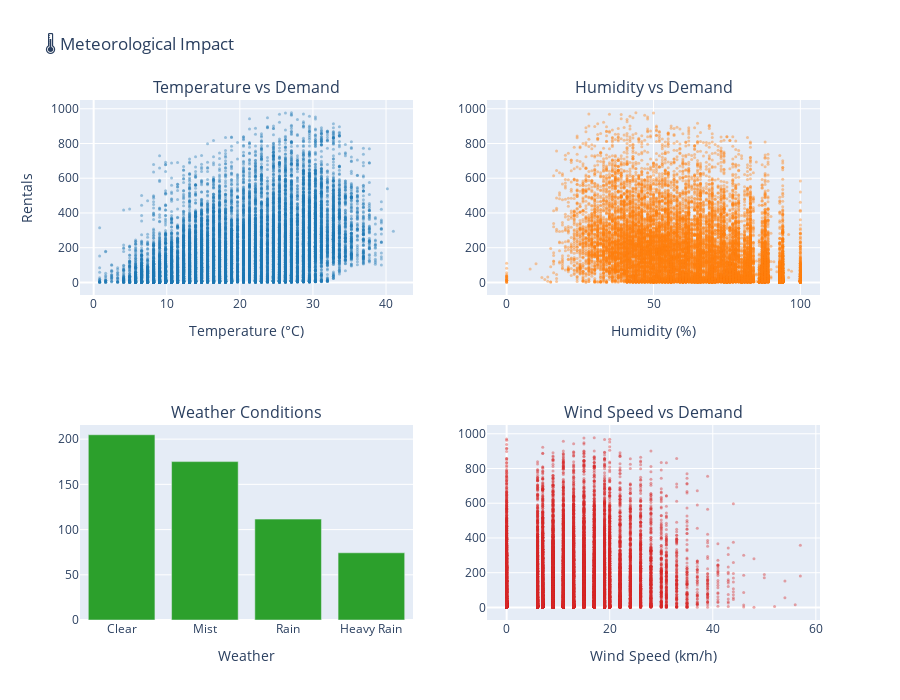

The notebook cell saved with this chart:
### Markdown cell above
## 2. Impact Météorologique

### Code cell
fig = make_subplots(rows=2, cols=2, subplot_titles=('Temperature vs Demand', 'Humidity vs Demand', 
                                                     'Weather Conditions', 'Wind Speed vs Demand'))

fig.add_trace(go.Scatter(x=hour_df['temp']*41, y=hour_df['cnt'], mode='markers',
              marker=dict(size=3, color='#1f77b4', opacity=0.4)), row=1, col=1)

fig.add_trace(go.Scatter(x=hour_df['hum']*100, y=hour_df['cnt'], mode='markers',
              marker=dict(size=3, color='#ff7f0e', opacity=0.4)), row=1, col=2)

weather_rental = hour_df.groupby('weathersit')['cnt'].mean()
weather_labels = ['Clear', 'Mist', 'Rain', 'Heavy Rain']
fig.add_trace(go.Bar(x=weather_labels, y=weather_rental.values, marker=dict(color='#2ca02c')), row=2, col=1)

fig.add_trace(go.Scatter(x=hour_df['windspeed']*67, y=hour_df['cnt'], mode='markers',
              marker=dict(size=3, color='#d62728', opacity=0.4)), row=2, col=2)

fig.update_xaxes(title_text='Temperature (°C)', row=1, col=1)
fig.update_xaxes(title_text='Humidity (%)', row=1, col=2)
fig.update_xaxes(title_text='Weather', row=2, col=1)
fig.update_xaxes(title_text='Wind Speed (km/h)', row=2, col=2)
fig.update_yaxes(title_text='Rentals', row=1, col=1)
fig.update_layout(height=700, title_text='🌡️ Meteorological Impact', showlegend=False)
fig

### Figure 1 — Plotly figure (JSON) as saved in the notebook; plotly's stock layout.template omitted (floating-point values rounded to 4 significant figures; data arrays with more than 128 entries replaced by an {"elided": "..."} marker saying what was removed)
{"data": [{"marker": {"color": "#1f77b4", "opacity": 0.4, "size": 3}, "mode": "markers", "type": "scatter", "x": {"elided": "17379 float values"}, "xaxis": "x", "y": {"elided": "17379 int values"}, "yaxis": "y"}, {"marker": {"color": "#ff7f0e", "opacity": 0.4, "size": 3}, "mode": "markers", "type": "scatter", "x": {"elided": "17379 float values"}, "xaxis": "x2", "y": {"elided": "17379 int values"}, "yaxis": "y2"}, {"marker": {"color": "#2ca02c"}, "type": "bar", "x": ["Clear", "Mist", "Rain", "Heavy Rain"], "xaxis": "x3", "y": [204.9, 175.2, 111.6, 74.33], "yaxis": "y3"}, {"marker": {"color": "#d62728", "opacity": 0.4, "size": 3}, "mode": "markers", "type": "scatter", "x": {"elided": "17379 float values"}, "xaxis": "x4", "y": {"elided": "17379 int values"}, "yaxis": "y4"}], "layout": {"annotations": [{"font": {"size": 16}, "showarrow": false, "text": "Temperature vs Demand", "x": 0.225, "xanchor": "center", "xref": "paper", "y": 1, "yanchor": "bottom", "yref": "paper"}, {"font": {"size": 16}, "showarrow": false, "text": "Humidity vs Demand", "x": 0.775, "xanchor": "center", "xref": "paper", "y": 1, "yanchor": "bottom", "yref": "paper"}, {"font": {"size": 16}, "showarrow": false, "text": "Weather Conditions", "x": 0.225, "xanchor": "center", "xref": "paper", "y": 0.375, "yanchor": "bottom", "yref": "paper"}, {"font": {"size": 16}, "showarrow": false, "text": "Wind Speed vs Demand", "x": 0.775, "xanchor": "center", "xref": "paper", "y": 0.375, "yanchor": "bottom", "yref": "paper"}], "height": 700, "showlegend": false, "title": {"text": "🌡️ Meteorological Impact"}, "xaxis": {"anchor": "y", "domain": [0, 0.45], "title": {"text": "Temperature (°C)"}}, "xaxis2": {"anchor": "y2", "domain": [0.55, 1], "title": {"text": "Humidity (%)"}}, "xaxis3": {"anchor": "y3", "domain": [0, 0.45], "title": {"text": "Weather"}}, "xaxis4": {"anchor": "y4", "domain": [0.55, 1], "title": {"text": "Wind Speed (km/h)"}}, "yaxis": {"anchor": "x", "domain": [0.625, 1], "title": {"text": "Rentals"}}, "yaxis2": {"anchor": "x2", "domain": [0.625, 1]}, "yaxis3": {"anchor": "x3", "domain": [0, 0.375]}, "yaxis4": {"anchor": "x4", "domain": [0, 0.375]}}}
